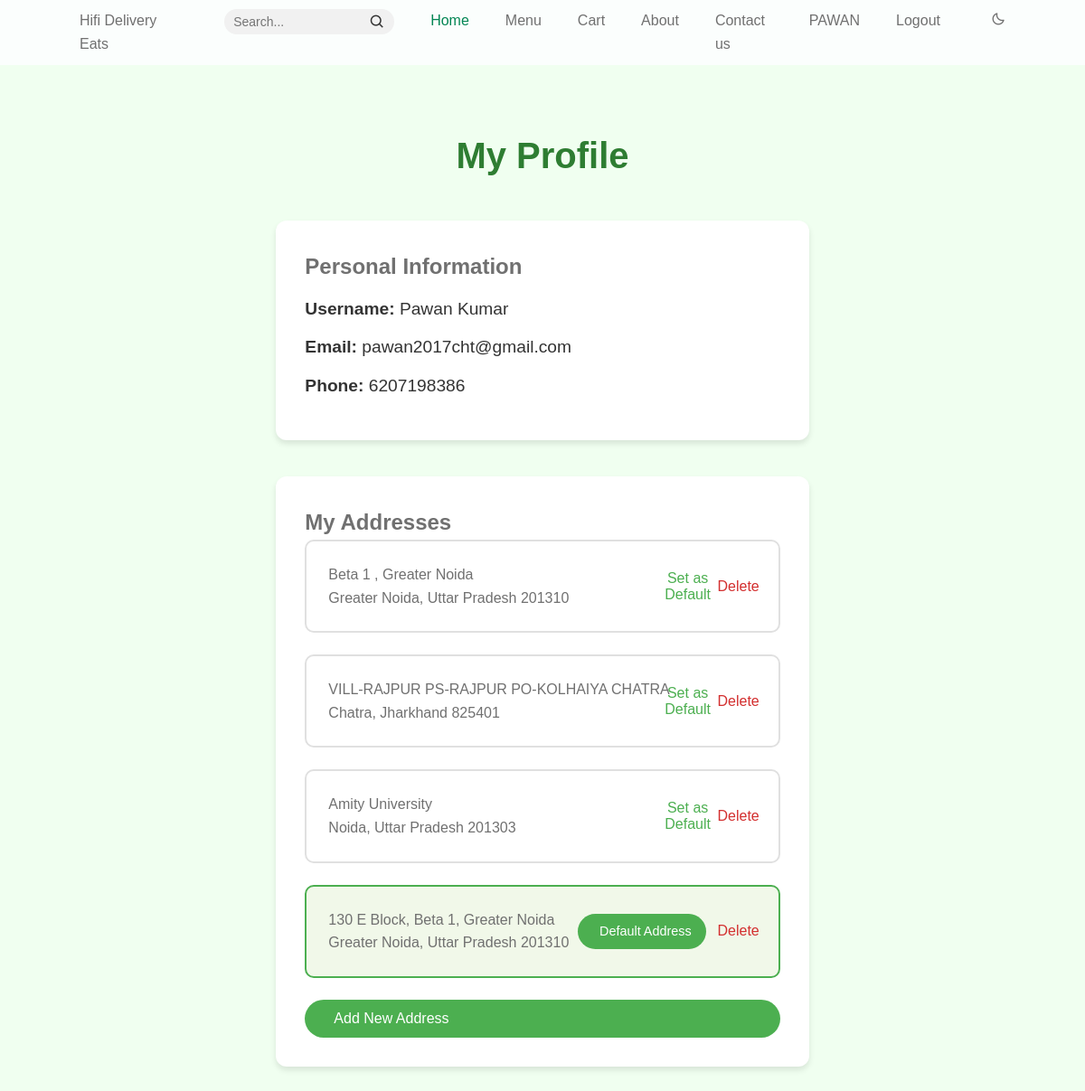
/user/profile (signed in), run on the app's committed database.
### models.py (models this page shows, shortened)
class Customer(UserMixin, db.Model):
    __tablename__ = 'customer'
    id = db.Column(db.Integer, primary_key=True)
    username = db.Column(db.String(100))
    email = db.Column(db.String(100), unique=True)
    phone = db.Column(db.Integer,unique=True, nullable=False)
    password = db.Column(db.String(100), nullable=False)
    addresses = db.relationship("Address", backref="customer", lazy=True)
    orders = db.relationship("Order", back_populates="user", foreign_keys="Order.user_id")  # Orders placed by the user

class Address(db.Model):
    __tablename__ = 'address'
    id = db.Column(db.Integer, primary_key=True)
    customer_id = db.Column(db.Integer, db.ForeignKey('customer.id'), nullable=False)
    address_line = db.Column(db.String(255), nullable=False)
    city = db.Column(db.String(50), nullable=False)
    state = db.Column(db.String(50), nullable=False)
    zip_code = db.Column(db.String(20), nullable=False)
    is_preferred = db.Column(db.Boolean, default=False)

### routes.py (the view)
    @app.route('/user/profile')
    @login_required
    def customer():
        return render_template('user/profile.html', user=current_user)

### templates/user/profile.html (shortened to what this page needs)
{% extends "index.html" %}
{% block css %}
{{ super() }}
<link rel="stylesheet" href="{{ url_for('static', filename='css/user/profile.css') }}">
{% endblock css %}
{% block content %}
<div class="profile-container">
    <div class="profile-header">
        <h1>My Profile</h1>
    </div>
    <div class="profile-section user-details">
        <h2>Personal Information</h2>
        <div class="user-info">
            <p><strong>Username:</strong> {{ current_user.username }}</p>
            <p><strong>Email:</strong> {{ current_user.email }}</p>
            <p><strong>Phone:</strong> {{ current_user.phone }}</p>
        </div>
    </div>
    <div class="profile-section addresses">
        <h2>My Addresses</h2>
        <div class="addresses-list">
            {% for address in current_user.addresses %}
            <div class="address-card {% if address.is_preferred %}preferred{% endif %}">
                <div class="address-content">
                    <p>{{ address.address_line }}</p>
                    <p>{{ address.city }}, {{ address.state }} {{ address.zip_code }}</p>
                </div>
                <div class="address-actions">
                    {% if address.is_preferred %}
                    <span class="preferred-badge"> Default Address</span>
                    {% else %}
                    <button class="btn-make-preferred" data-address-id="{{ address.id }}">
                         Set as Default
                    </button>
                    {% endif %}
                    <button class="btn-delete-address" data-address-id="{{ address.id }}">
                         Delete
                    </button>
                </div>
            </div>
            {% endfor %}
        </div>
        <button id="btn-add-address" class="btn-primary">
             Add New Address
        </button>
    </div>
</div>
{% endblock %}

### templates/index.html (shortened to what this page needs)
<!DOCTYPE html>
<html lang="en">
  <head>
    {% block css %}
      <link rel="stylesheet" href="/css/index.css" />
    {% endblock css %}
    <link
      href="https://cdn.jsdelivr.net/npm/boxicons@2.0.5/css/boxicons.min.css"
      rel="stylesheet"
    />
  </head>
  <body>
    <header class="l-header" id="header">
      <nav class="nav bd-container">
        <a href="#" class="nav__logo">Hifi Delivery Eats</a>
        <div class="nav__menu" id="nav-menu">
          <ul class="nav__list">
            <li class="nav__item">
              <form class="search-form">
                <input
                  type="text"
                  class="search-input"
                  placeholder="Search..."
                  aria-label="Search"
                />
                <button type="submit" class="search-button">
                  <i class="bx bx-search"></i>
                </button>
              </form>
            </li>
            <li class="nav__item">
              <a href="#home" class="nav__link active-link">Home</a>
            </li>
            <li class="nav__item">
              <a href="#menu" class="nav__link">Menu</a>
            </li>
            <li class="nav__item">
              <a href="#cart" class="nav__link">Cart</a>
            </li>
            <li class="nav__item">
              <a href="{{ url_for('about') }}" class="nav__link">About</a>
            </li>
            <li class="nav__item">
              <a href="{{ url_for('contact') }}" class="nav__link">Contact us</a>
            </li>
            {% if user %}
            <li class="nav__item">
              <a href="{{url_for('customer')}}" class="nav__link">{{ user.username.split()[0] | upper }}</a>
            </li>
            <li class="nav__item">
              <a href="{{ url_for('logout') }}" class="nav__link">Logout</a>
            </li>
            {% else %}
            <li class="nav__item">
              <a href="/signin" class="nav__link">Sign In</a>
            </li>
            {% endif %}
            <li class="nav__item">
              <i class="bx bx-moon change-theme" id="theme-button"></i>
            </li>
          </ul>
        </div>
      </nav>
    </header>
    <main class="l-main">
      {% block content %}{% endblock content %}
    </main>
  </body>
</html>

### static/css/index.css (style rules this page uses)
:root { --header-height: 3rem; --first-color: #048654; --first-color-alt: #ffa500; --title-color: #393939; --text-color: #707070; --text-color-light: #a6a6a6; --body-color: #fbfefd; --container-color: #ffffff; --body-font: "Poppins", sans-serif; --biggest-font-size: 2.25rem; --h1-font-size: 1.5rem; --h2-font-size: 1.25rem; --h3-font-size: 1rem; --normal-font-size: 0.938rem; --small-font-size: 0.813rem; --smaller-font-size: 0.75rem; --font-medium: 500; --font-semi-bold: 600; --mb-1: 0.5rem; --mb-2: 1rem; --mb-3: 1.5rem; --mb-4: 2rem; --mb-5: 2.5rem; --mb-6: 3rem; --z-tooltip: 10; --z-fixed: 100; }
@media screen and (min-width: 768px) { :root { --biggest-font-size: 4rem; --h1-font-size: 2.25rem; --h2-font-size: 1.5rem; --h3-font-size: 1.25rem; --normal-font-size: 1rem; --small-font-size: 0.875rem; --smaller-font-size: 0.813rem; } }
html { scroll-behavior: smooth; }
.change-theme { position: absolute; right: 1rem; top: 1.8rem; color: var(--text-color); font-size: 1rem; cursor: pointer; }
body { margin: var(--header-height) 0 0 0; font-family: var(--body-font); font-size: var(--normal-font-size); background-color: var(--body-color); color: var(--text-color); line-height: 1.6; }
h1, h2, h3, p, ul { margin: 0; }
ul { padding: 0; list-style: none; }
a { text-decoration: none; }
.bd-container { max-width: 960px; width: calc(100% - 2rem); margin-left: var(--mb-2); margin-right: var(--mb-2); }
.l-header { width: 100%; position: fixed; top: 0; left: 0; z-index: var(--z-fixed); background-color: var(--body-color); }
.nav { max-width: 1024px; height: var(--header-height); display: flex; justify-content: space-between; align-items: center; }
.nav__item { margin-bottom: var(--mb-2); }
.nav__link, .nav__logo, .nav__toggle { color: var(--text-color); font-weight: var(--font-medium); }
.nav__link { transition: 0.3s; }
.active-link { color: var(--first-color); }
@media screen and (min-width: 768px) { body { margin: 0; } }
@media screen and (min-width: 768px) { .nav { height: calc(var(--header-height) + 1.5rem); } }
@media screen and (min-width: 768px) { .nav__list { display: flex; } }
@media screen and (min-width: 768px) { .nav__item { margin-left: var(--mb-5); margin-bottom: 0; } }
@media screen and (min-width: 768px) { .change-theme { position: initial; margin-left: var(--mb-2); } }
@media screen and (min-width: 960px) { .bd-container { margin-left: auto; margin-right: auto; } }
.search-form { display: flex; align-items: center; background-color: #f1f1f1; border-radius: 25px; padding: 5px 10px; }
.search-input { border: none; outline: none; background: transparent; font-size: 14px; width: 150px; transition: width 0.3s ease; }
.search-button { background: none; border: none; cursor: pointer; padding: 0; display: flex; align-items: center; justify-content: center; }
.search-button i { font-size: 18px; color: #333; }
* { margin: 0; padding: 0; box-sizing: border-box; font-family: 'Arial', sans-serif; }
body { background-color: #f0fff0; display: flex; justify-content: center; align-items: center; height: 100vh; }
button { width: 100%; padding: 10px; background: #008000; color: white; border: none; border-radius: 5px; font-size: 16px; cursor: pointer; transition: 0.3s; }

### data on the page
Customer: username "PAWAN", username "Pawan Kumar", email "pawan2017cht@gmail.com", phone "6207198386"
Address: address_line "Beta 1 , Greater Noida", city "Greater Noida", state "Uttar Pradesh", zip_code "201310"
Address: address_line "VILL-RAJPUR PS-RAJPUR PO-KOLHAIYA CHATRA", city "Chatra", state "Jharkhand", zip_code "825401"
Address: address_line "Amity University", city "Noida", state "Uttar Pradesh", zip_code "201303"
Address: address_line "130 E Block, Beta 1, Greater Noida", city "Greater Noida", state "Uttar Pradesh", zip_code "201310", is_preferred "Default Address"
